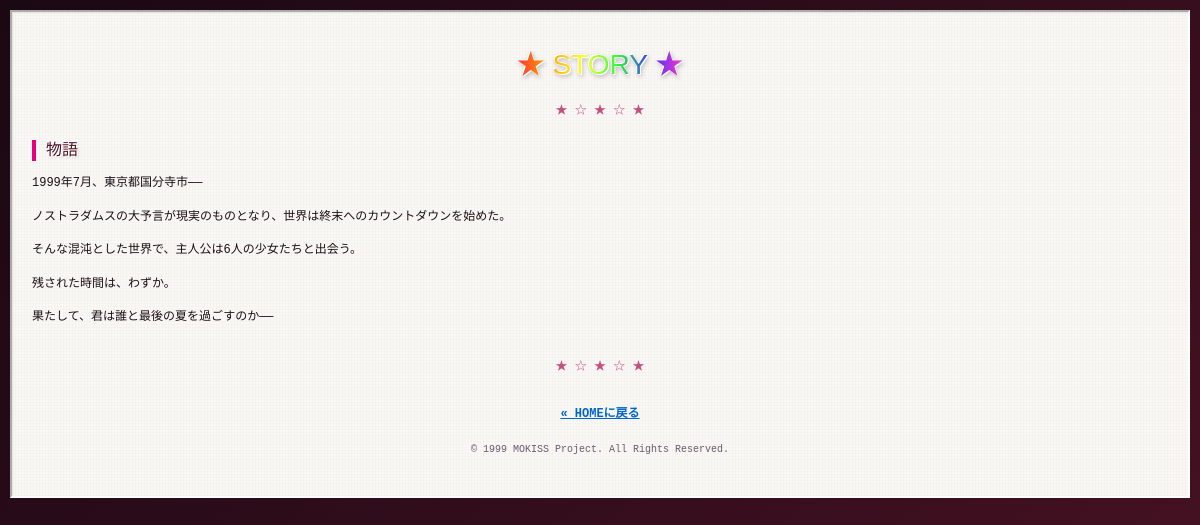
/story.php, run on an earlier commit of the app's database.
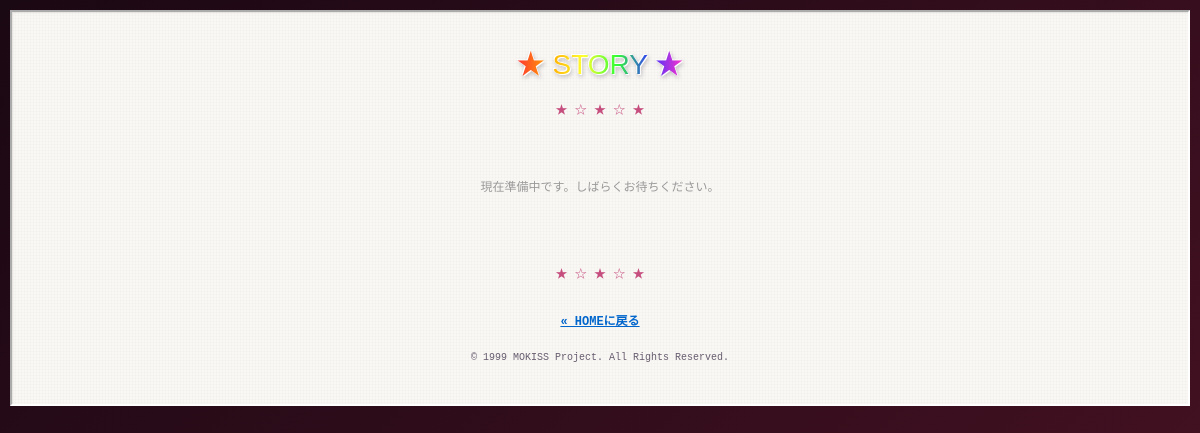
And on a later commit of the database.
### tables this page shows
CREATE TABLE IF NOT EXISTS pages (
    id INT AUTO_INCREMENT PRIMARY KEY,
    slug VARCHAR(50) UNIQUE NOT NULL COMMENT 'story, system等',
    title VARCHAR(100) NOT NULL,
    content LONGTEXT NOT NULL,
    updated_at DATETIME DEFAULT CURRENT_TIMESTAMP ON UPDATE CURRENT_TIMESTAMP
);

### includes/db.php (called while the page is built, shortened)
<?php
class Database {
    private static $instance = null;
    private $connection;
    private function __construct() {
        try {
            $dsn = "mysql:host=" . DB_HOST . ";dbname=" . DB_NAME . ";charset=" . DB_CHARSET;
            $options = [
                PDO::ATTR_ERRMODE => PDO::ERRMODE_EXCEPTION,
                PDO::ATTR_DEFAULT_FETCH_MODE => PDO::FETCH_ASSOC,
                PDO::ATTR_EMULATE_PREPARES => false,
            ];
            $this->connection = new PDO($dsn, DB_USER, DB_PASS, $options);
        } catch (PDOException $e) {
            die('データベース接続エラー: ' . $e->getMessage());
        }
    }
    public static function getInstance() {
        if (self::$instance === null) {
            self::$instance = new self();
        }
        return self::$instance;
    }
    public function queryOne($sql, $params = []) {
        try {
            $stmt = $this->connection->prepare($sql);
            $stmt->execute($params);
            return $stmt->fetch();
        } catch (PDOException $e) {
            error_log('Query Error: ' . $e->getMessage());
            return false;
        }
    }
}

### includes/functions.php (called while the page is built, shortened)
<?php
function getPageContent($slug) {
    $db = Database::getInstance();
    $sql = "SELECT * FROM pages WHERE slug = ?";
    return $db->queryOne($sql, [$slug]);
}
    ?>

### story.php (the view, shortened to what this page needs)
<?php
require_once __DIR__ . '/includes/db.php';
require_once __DIR__ . '/includes/functions.php';
$page = getPageContent('story');
?>
<!DOCTYPE HTML PUBLIC "-//W3C//DTD HTML 4.01 Transitional//EN" "http://www.w3.org/TR/html4/loose.dtd">
<html lang="ja">
<head>
    <link rel="stylesheet" href="css/retro.css">
</head>
<body>
<div class="content">
    <center>
        <h1 style="font-size: 28px;">
            <span class="rainbow-text">★ STORY ★</span>
        </h1>
        <div class="separator" style="margin: 20px 0;">
            ★ ☆ ★ ☆ ★
        </div>
    </center>
    <?php if ($page): ?>
        <div style="line-height: 1.8;">
            <?php echo $page['content']; ?>
        </div>
    <?php else: ?>
        <p style="color: #999; padding: 40px; text-align: center;">
            現在準備中です。しばらくお待ちください。
        </p>
    <?php endif; ?>
    <div class="separator" style="margin: 30px 0;">
        ★ ☆ ★ ☆ ★
    </div>
    <center>
        <p style="margin: 20px 0;">
            <a href="home.php" style="color: #0066cc; font-weight: bold;">« HOMEに戻る</a>
        </p>
    </center>
    <div class="notice">
        <p>&copy; 1999 MOKISS Project. All Rights Reserved.</p>
    </div>
</div>
</body>
</html>

What changed in the data, as far as the page shows it:
no longer on this page (row edited): pages: content "物語 1999年7月、東京都国分寺市―― ノストラダムスの大予言が現実のものとなり、世界は終末へのカウントダウンを始めた。 そんな混沌とした世界で、主人公は6人の少女たちと出会う。 残された時間は、わずか。 果たして、君は誰と最後の夏を過ごすのか――"
Also different on the page:
text now shown: "現在準備中です。しばらくお待ちください。"
